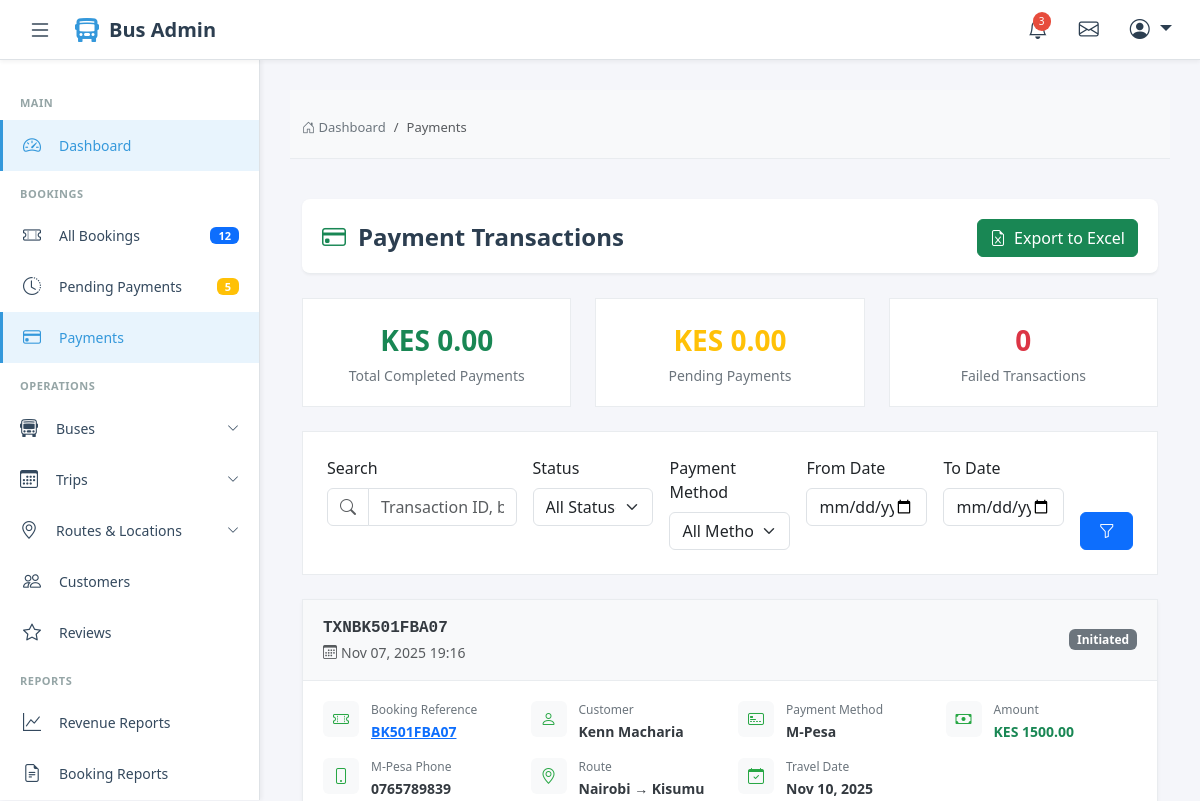
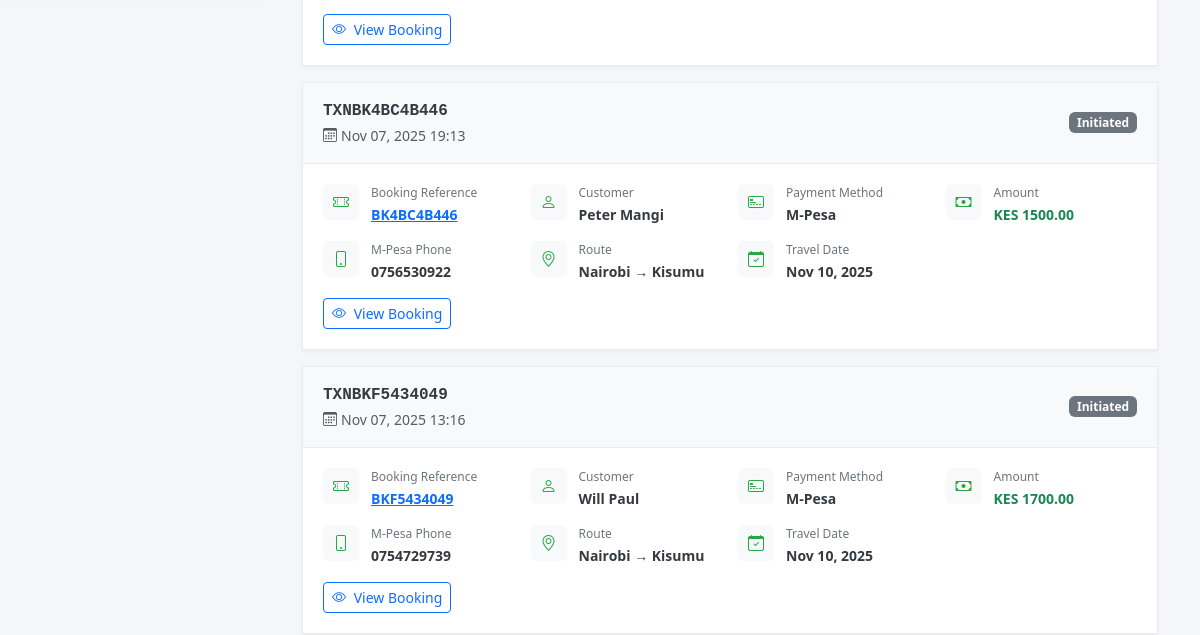
The page /admin-payments/ (signed in, upper part) on the database as committed earlier (2 pictures, top to bottom).
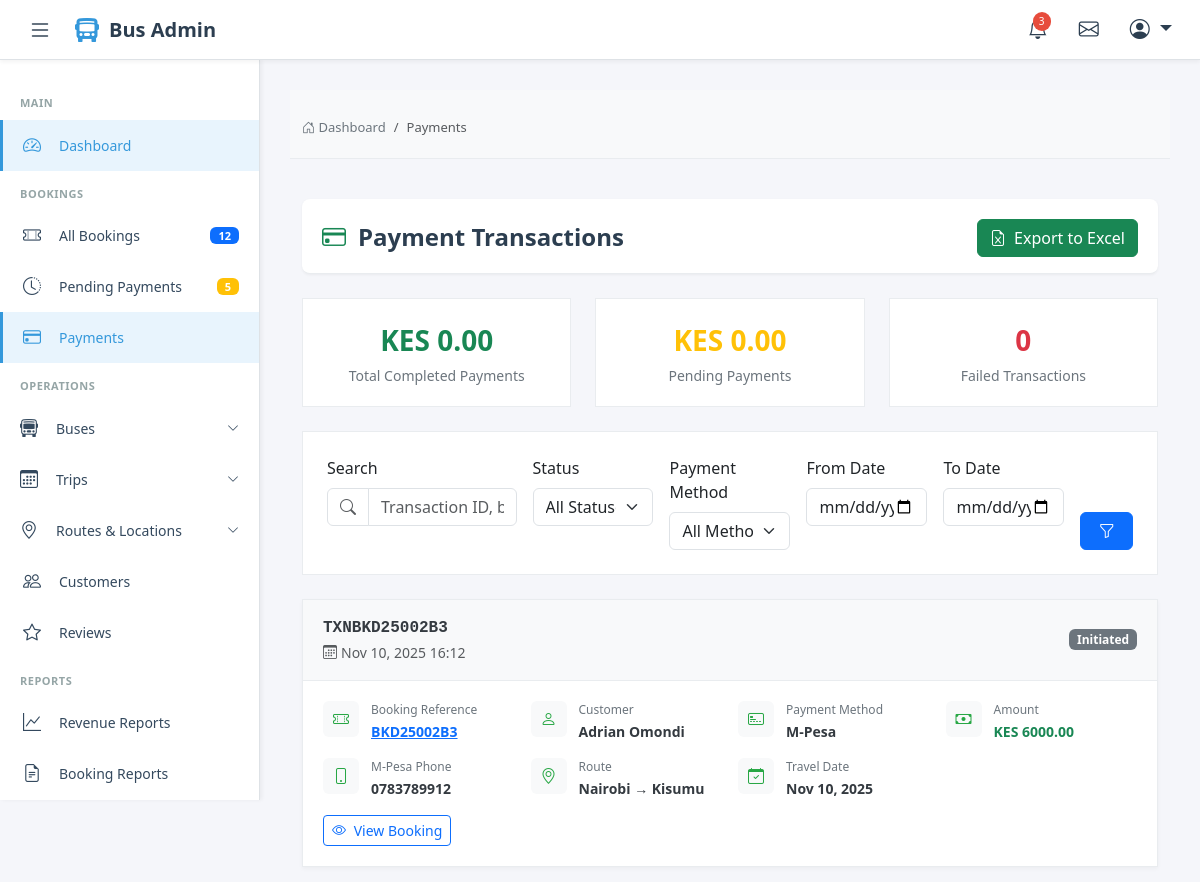
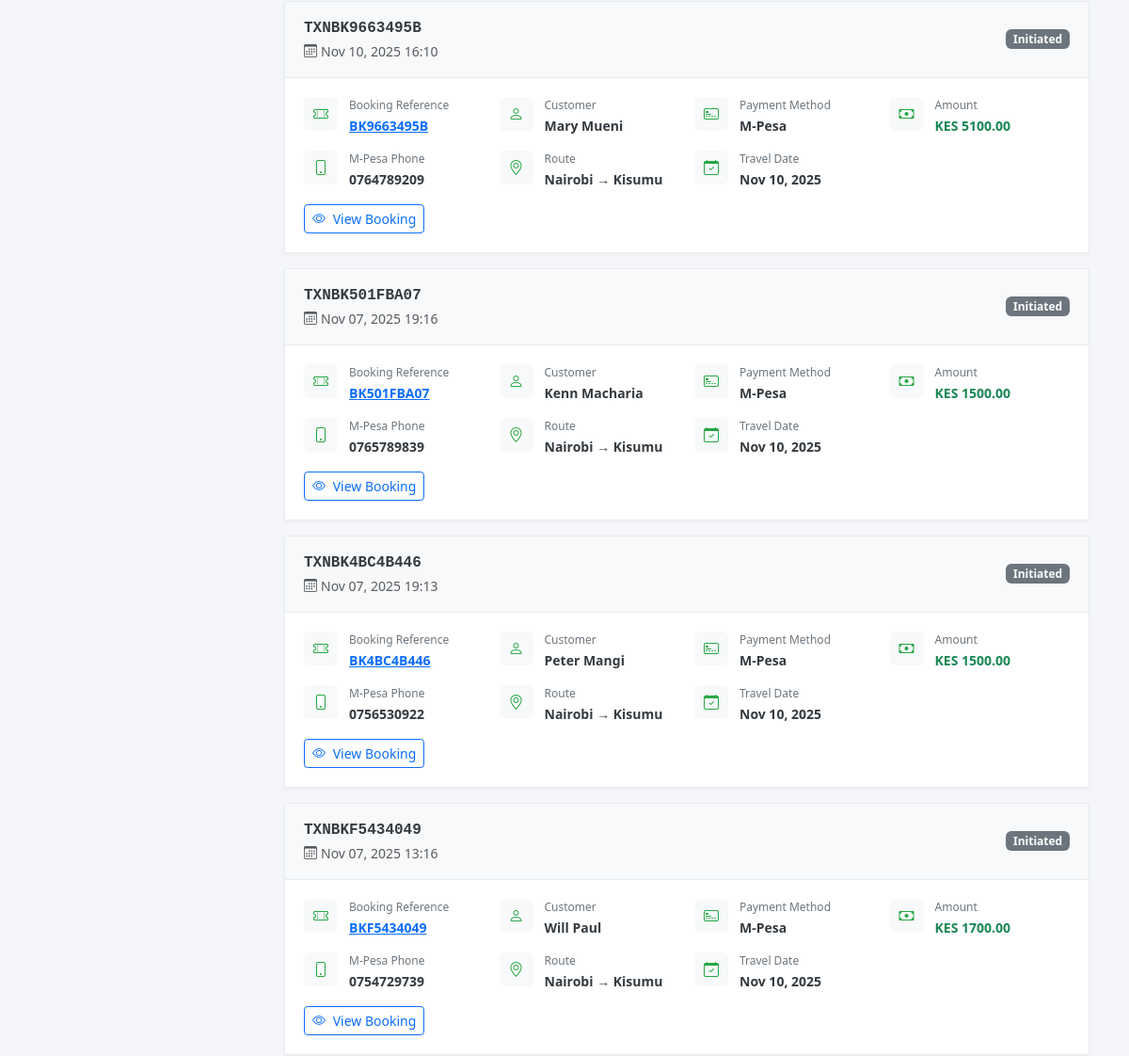
The same page on the database as committed later (2 pictures, top to bottom).
### website_application/models.py (models this page shows, shortened)
class Payment(models.Model):
    PAYMENT_METHOD_CHOICES = [
        ('mpesa', 'M-Pesa'),
        ('card', 'Card'),
        ('cash', 'Cash'),
    ]
    PAYMENT_STATUS_CHOICES = [
        ('initiated', 'Initiated'),
        ('pending', 'Pending'),
        ('completed', 'Completed'),
        ('failed', 'Failed'),
        ('refunded', 'Refunded'),
    ]
    booking = models.ForeignKey(Booking, on_delete=models.CASCADE, related_name='payments')
    transaction_id = models.CharField(max_length=100, unique=True)
    payment_method = models.CharField(max_length=20, choices=PAYMENT_METHOD_CHOICES)
    amount = models.DecimalField(max_digits=10, decimal_places=2)
    mpesa_phone = models.CharField(max_length=20, blank=True)
    mpesa_receipt = models.CharField(max_length=100, blank=True)
    status = models.CharField(max_length=20, choices=PAYMENT_STATUS_CHOICES, default='initiated')
    merchant_request_id = models.CharField(max_length=100, blank=True)
    checkout_request_id = models.CharField(max_length=100, blank=True)
    created_at = models.DateTimeField(auto_now_add=True)
    updated_at = models.DateTimeField(auto_now=True)

class Booking(models.Model):
    BOOKING_STATUS_CHOICES = [
        ('pending', 'Pending Payment'),
        ('paid', 'Paid'),
        ('confirmed', 'Confirmed'),
        ('cancelled', 'Cancelled'),
        ('completed', 'Completed'),
    ]
    booking_reference = models.CharField(max_length=20, unique=True, editable=False)
    trip = models.ForeignKey(Trip, on_delete=models.CASCADE, related_name='bookings')
    customer_full_name = models.CharField(max_length=200)
    customer_id_number = models.CharField(max_length=50)
    customer_email = models.EmailField()
    customer_phone = models.CharField(max_length=20)
    boarding_point = models.ForeignKey(
        BoardingPoint,
        on_delete=models.PROTECT,
        related_name='pickup_bookings'
    )
    dropping_point = models.ForeignKey(
        BoardingPoint,
        on_delete=models.PROTECT,
        related_name='dropoff_bookings'
    )
    total_amount = models.DecimalField(max_digits=10, decimal_places=2)
    status = models.CharField(max_length=20, choices=BOOKING_STATUS_CHOICES, default='pending')
    created_at = models.DateTimeField(auto_now_add=True)
    updated_at = models.DateTimeField(auto_now=True)

class Trip(models.Model):
    TRIP_STATUS_CHOICES = [
        ('scheduled', 'Scheduled'),
        ('boarding', 'Boarding'),
        ('departed', 'Departed'),
        ('completed', 'Completed'),
        ('cancelled', 'Cancelled'),
    ]
    bus = models.ForeignKey(Bus, on_delete=models.CASCADE, related_name='trips')
    route = models.ForeignKey(Route, on_delete=models.CASCADE, related_name='trips')
    departure_date = models.DateField()
    departure_time = models.TimeField()
    arrival_time = models.TimeField()
    base_fare_vip = models.DecimalField(max_digits=10, decimal_places=2)
    base_fare_business = models.DecimalField(max_digits=10, decimal_places=2)
    base_fare_normal = models.DecimalField(max_digits=10, decimal_places=2)
    status = models.CharField(max_length=20, choices=TRIP_STATUS_CHOICES, default='scheduled')
    is_active = models.BooleanField(default=True)
    created_at = models.DateTimeField(auto_now_add=True)
    class Meta:
        ordering = ['departure_date', 'departure_time']
        unique_together = ['bus', 'departure_date', 'departure_time']

class Route(models.Model):
    origin = models.ForeignKey(Location, on_delete=models.CASCADE, related_name='routes_from')
    destination = models.ForeignKey(Location, on_delete=models.CASCADE, related_name='routes_to')
    distance_km = models.DecimalField(max_digits=6, decimal_places=2)
    estimated_duration = models.DurationField(help_text="Estimated travel time")
    is_active = models.BooleanField(default=True)
    class Meta:
        unique_together = ['origin', 'destination']

class Location(models.Model):
    name = models.CharField(max_length=200)
    slug = models.SlugField(unique=True)
    county = models.CharField(max_length=100)
    is_active = models.BooleanField(default=True)

### website_application/views.py (the view, shortened to what this page needs)
# urls.py: path('admin-payments/', views.payment_list, name='payment_list'),
@staff_member_required
def payment_list(request):
    search = request.GET.get('search', '')
    status = request.GET.get('status', '')
    method = request.GET.get('method', '')
    date_from = request.GET.get('date_from', '')
    date_to = request.GET.get('date_to', '')
    payments = Payment.objects.select_related(
        'booking__trip__route__origin',
        'booking__trip__route__destination'
    ).order_by('-created_at')
    if status:
        payments = payments.filter(status=status)
    if method:
        payments = payments.filter(payment_method=method)
    if date_from:
        date_from_obj = datetime.strptime(date_from, '%Y-%m-%d').date()
        payments = payments.filter(created_at__date__gte=date_from_obj)
    if date_to:
        date_to_obj = datetime.strptime(date_to, '%Y-%m-%d').date()
        payments = payments.filter(created_at__date__lte=date_to_obj)
    total_payments = payments.filter(status='completed').aggregate(
        total=Sum('amount')
    )['total'] or 0
    pending_amount = payments.filter(status='pending').aggregate(
        total=Sum('amount')
    )['total'] or 0
    failed_count = payments.filter(status='failed').count()
    context = {
        'payments': payments,
        'search': search,
        'selected_status': status,
        'selected_method': method,
        'date_from': date_from,
        'date_to': date_to,
        'payment_statuses': Payment.PAYMENT_STATUS_CHOICES,
        'payment_methods': Payment.PAYMENT_METHOD_CHOICES,
        'total_payments': total_payments,
        'pending_amount': pending_amount,
        'failed_count': failed_count,
    }
    return render(request, 'admin/bookings/payment_list.html', context)

### templates/admin/bookings/payment_list.html (shortened to what the changed rows need)
{% extends 'admin_base.html' %}
{% load static %}
{% block content %}
<div class="container-fluid py-3">
    <div class="page-header">
        <h1 class="page-title">
            <i class="bi bi-credit-card text-success"></i>
            Payment Transactions
        </h1>
    </div>
    {% if payments %}
    <div class="row">
        {% for payment in payments %}
        <div class="col-12">
            <div class="payment-card">
                <div class="payment-header">
                    <div>
                        <div class="transaction-id">{{ payment.transaction_id }}</div>
                        <small class="text-muted">
                            <i class="bi bi-calendar3 me-1"></i>{{ payment.created_at|date:"M d, Y H:i" }}
                        </small>
                    </div>
                    <span class="badge {% if payment.status == 'completed' %}bg-success{% elif payment.status == 'pending' %}bg-warning{% elif payment.status == 'failed' %}bg-danger{% else %}bg-secondary{% endif %}">
                        {{ payment.get_status_display }}
                    </span>
                </div>
                <div class="payment-body">
                    <div class="payment-info">
                        <div class="info-item">
                            <div class="info-icon">
                                <i class="bi bi-ticket-perforated"></i>
                            </div>
                            <div class="info-details">
                                <div class="info-label">Booking Reference</div>
                                <div class="info-value">
                                    <a href="{% url 'booking_detail' payment.booking.pk %}">
                                        {{ payment.booking.booking_reference }}
                                    </a>
                                </div>
                            </div>
                        </div>
                        <div class="info-item">
                            <div class="info-icon">
                                <i class="bi bi-person"></i>
                            </div>
                            <div class="info-details">
                                <div class="info-label">Customer</div>
                                <div class="info-value">{{ payment.booking.customer_full_name }}</div>
                            </div>
                        </div>
                        <div class="info-item">
                            <div class="info-icon">
                                <i class="bi bi-credit-card-2-front"></i>
                            </div>
                            <div class="info-details">
                                <div class="info-label">Payment Method</div>
                                <div class="info-value">{{ payment.get_payment_method_display }}</div>
                            </div>
                        </div>
                        <div class="info-item">
                            <div class="info-icon">
                                <i class="bi bi-cash"></i>
                            </div>
                            <div class="info-details">
                                <div class="info-label">Amount</div>
                                <div class="info-value text-success">KES {{ payment.amount|floatformat:2 }}</div>
                            </div>
                        </div>
                        {% if payment.mpesa_phone %}
                        <div class="info-item">
                            <div class="info-icon">
                                <i class="bi bi-phone"></i>
                            </div>
                            <div class="info-details">
                                <div class="info-label">M-Pesa Phone</div>
                                <div class="info-value">{{ payment.mpesa_phone }}</div>
                            </div>
                        </div>
                        {% endif %}
                        <div class="info-item">
                            <div class="info-icon">
                                <i class="bi bi-geo-alt"></i>
                            </div>
                            <div class="info-details">
                                <div class="info-label">Route</div>
                                <div class="info-value">
                                    {{ payment.booking.trip.route.origin.name }} → {{ payment.booking.trip.route.destination.name }}
                                </div>
                            </div>
                        </div>
                        <div class="info-item">
                            <div class="info-icon">
                                <i class="bi bi-calendar-check"></i>
                            </div>
                            <div class="info-details">
                                <div class="info-label">Travel Date</div>
                                <div class="info-value">{{ payment.booking.trip.departure_date|date:"M d, Y" }}</div>
                            </div>
                        </div>
                    </div>
                    <div class="mt-3">
                        <a href="{% url 'booking_detail' payment.booking.pk %}" class="btn btn-outline-primary btn-sm">
                            <i class="bi bi-eye me-1"></i> View Booking
                        </a>
                    </div>
                </div>
            </div>
        </div>
        {% endfor %}
    </div>
    {% endif %}
</div>
{% endblock %}

Rows that differ between the two databases and show on the page:
added Payment: transaction_id "TXNBKD25002B3", created_at "Nov 10, 2025 16:12", status "Initiated", booking.booking_reference "BKD25002B3", booking.customer_full_name "Adrian Omondi", payment_method "M-Pesa", amount "6000.00", mpesa_phone "0783789912", booking.trip.route.origin.name "Nairobi", booking.trip.route.destination.name "Kisumu", booking.trip.departure_date "Nov 10, 2025"
added Payment: transaction_id "TXNBK9663495B", created_at "Nov 10, 2025 16:10", status "Initiated", booking.booking_reference "BK9663495B", booking.customer_full_name "Mary Mueni", payment_method "M-Pesa", amount "5100.00", mpesa_phone "0764789209", booking.trip.route.origin.name "Nairobi", booking.trip.route.destination.name "Kisumu", booking.trip.departure_date "Nov 10, 2025"
